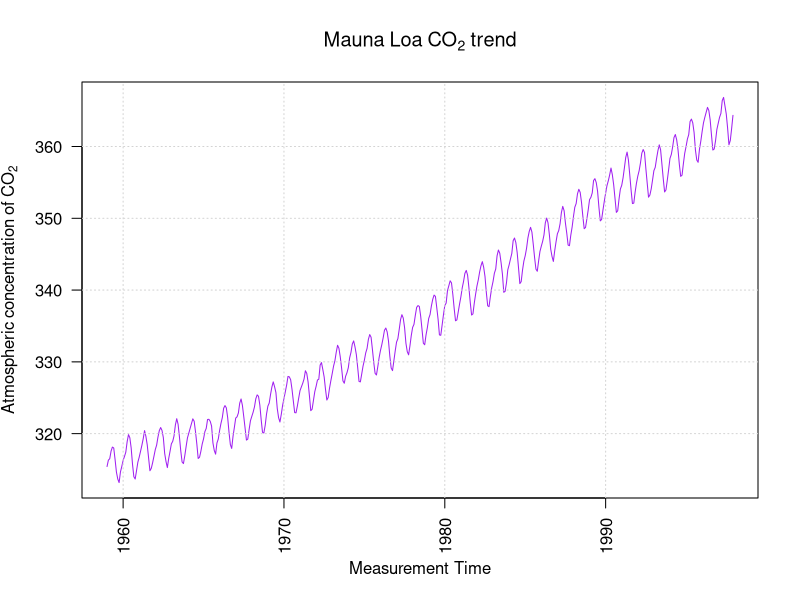
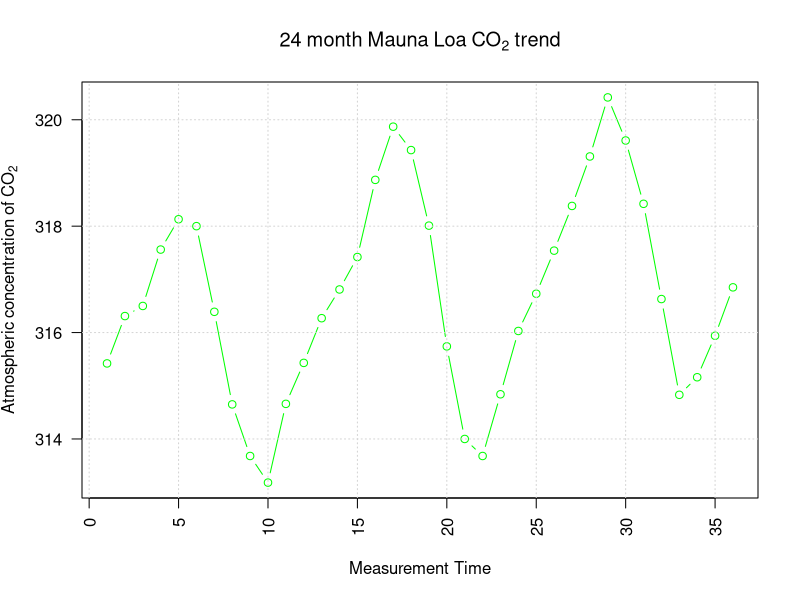

The R source for these figures, in order:
## ---- chunk 1
#| label: load-dataset
require(graphics)
minval=min(co2)
maxval=max(co2)
## ---- chunk 2
#| label: plot-timeseries
#| fig-align: center
plot(co2, 
     xlab = "Measurement Time",
     ylab = expression(Atmospheric~concentration~of~CO[2]),
     las = 2, 
     col="purple")
title(main = expression(Mauna~Loa~CO[2]~trend)) #add plot title
grid(NULL, NULL, lwd = 1) # grids aligned with tick marks
## ---- chunk 3
#| label: plot-cyclical
#| fig-align: center
plot(co2[1:36], 
     xlab = "Measurement Time",
     ylab = expression(Atmospheric~concentration~of~CO[2]),
     las = 2, 
     type = "b",
     col="green")
title(main = expression(24~month~Mauna~Loa~CO[2]~trend)) #add plot title
grid(NULL, NULL, lwd = 1) # grids aligned with tick marks
